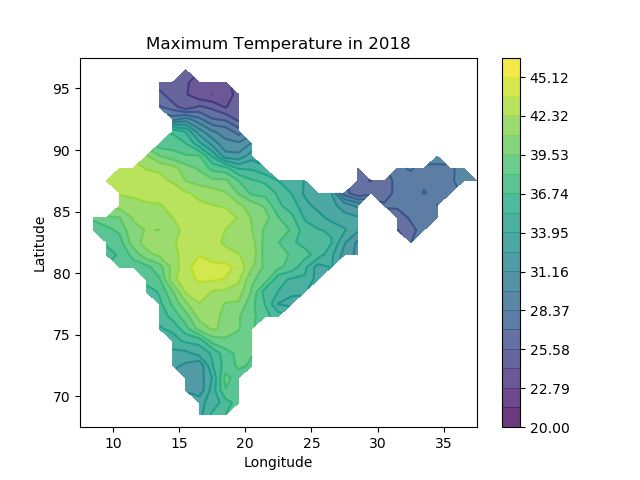

This figure's Python source:
#######PYTHON CODE FOR IMD PREPARED BY LEKSHMI S#############
########## https://doi.org/10.5281/zenodo.5674826 ############

###########Plotting contour of max temp for any one day#############

###################Import necessary modules#####################
import numpy as np
import os
import matplotlib.pyplot as plt

filename='/mnt/e/Python_Scripts/Sample_Data/Maxtemp_MaxT_2018.GRD'

nlat=31			# Obtained from the ctl file
nlon=31
ntime=365

lons=np.arange(67.5,98.5,1)	# Define latitude and longitude as obtained from ctl file
print(len(lons))
lats=np.arange(7.5,38.5,1)
print(len(lats))

########################Read the dataset############################
f=open(filename,'rb')		# Opening and reading the file into a one dimensional array
data=np.fromfile(f,dtype="float32",count=-1)
print(data, len(data))
print(data.min())
print(data.max())
data_mask=np.ma.masked_where(data==99.9, data)	# Mask where there is missing value

#######################Reshaping data##############################

temp=np.reshape(data_mask,(365,31,31),order='C')	# Reshaping data according to the control file
print(temp.shape)
print(temp.min())
#print(temp[50,:,:])

###################Plotting ############################
minlev=20
maxlev=temp.max()
levels=np.linspace(minlev,maxlev,20)

X,Y=np.meshgrid(lats,lons)
fig,ax=plt.subplots(1,1)
cp=ax.contourf(X,Y,temp[121,:,:],levels=levels,alpha=0.8)	#	for Fill contours
cp1=ax.contour(X,Y,temp[121,:,:],levels=levels)
fig.colorbar(cp)
ax.set_title('Maximum Temperature in 2018')
ax.set_xlabel('Longitude')
ax.set_ylabel('Latitude')

plt.savefig('contour_imd_fill_line.png')		
exit()
